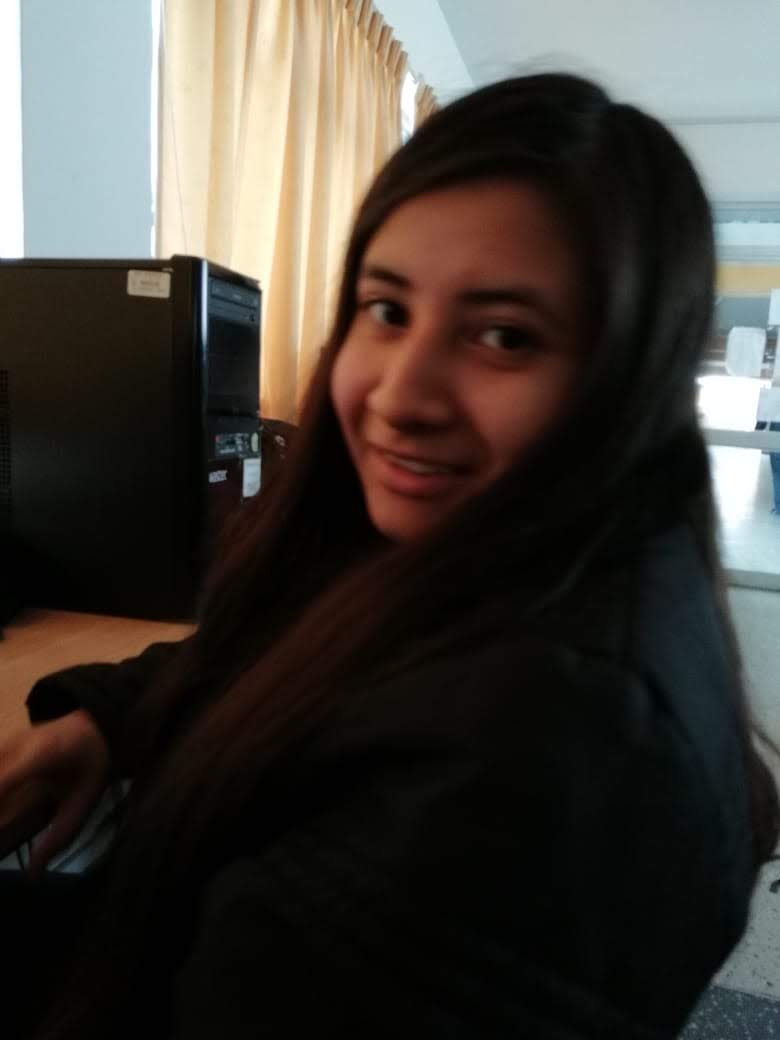
#> input picture Proyectos/Pro02DeteccionRostros/imagenes/foto.jpg, 780 x 1040 px
$ jupyter execute deteccion_rostros.ipynb
#> lines starting #> are read from the running program, lines starting #| are printed output that depends on the picture; after the words box and inside, x2 and y2 are one past the last pixel; in counts of white or black regions, pixels touching at a corner belong together
### Proyectos/Pro02DeteccionRostros/detector/detector_de_rostros.py
import cv2

class DetectorRostro:
    def __init__(self,rutaCascadaRostros):
        # cargar el detector de rostros
        self.cascadaRostro = cv2.CascadeClassifier(rutaCascadaRostros)

    def detectar(self,imagen,factorEscala = 1.1, vecMin = 5,tamMin = (30,30)):
        # detectar los rostros en la imagen
        rects = self.cascadaRostro.detectMultiScale(imagen, scaleFactor = factorEscala,
            minNeighbors = vecMin, minSize = tamMin, flags = cv2.CASCADE_SCALE_IMAGE)

        # devolver los rectangulos representando los cuadros en los
        # que se enmarcan la imagen
        return rects

### Proyectos/Pro02DeteccionRostros/deteccion_rostros.ipynb
# Deteccion de rostros

## Importar librerías

[cell 1]
from detector.detector_de_rostros import DetectorRostro
import matplotlib.pyplot as plt
import cv2

## Función para mostrar imagen

[cell 2]
def mostrar_imagen(titulo, imagen):
 imagen = cv2.cvtColor(imagen,cv2.COLOR_BGR2RGB)
 plt.imshow(imagen)
 plt.title(titulo)
 plt.grid(False)
 plt.show()

## Diccionario de argumentos

[cell 3]
args = {"imagen1":"imagenes/foto.jpg","imagen2":"imagenes/foto2.png",
            "rostro":"cascadas/haarcascade_frontalface_default.xml"}

## Carga la primera imagen y la muestra

[cell 4]
imagen1 = cv2.imread(args["imagen1"])
#> imagen1 is the input picture: shape (1040, 780, 3); mean B, G, R 55.9, 61.2, 66
mostrar_imagen("Original",imagen1)

### Convertir la imagen a escala de grises

[cell 5]
gris = cv2.cvtColor(imagen1,cv2.COLOR_BGR2GRAY)
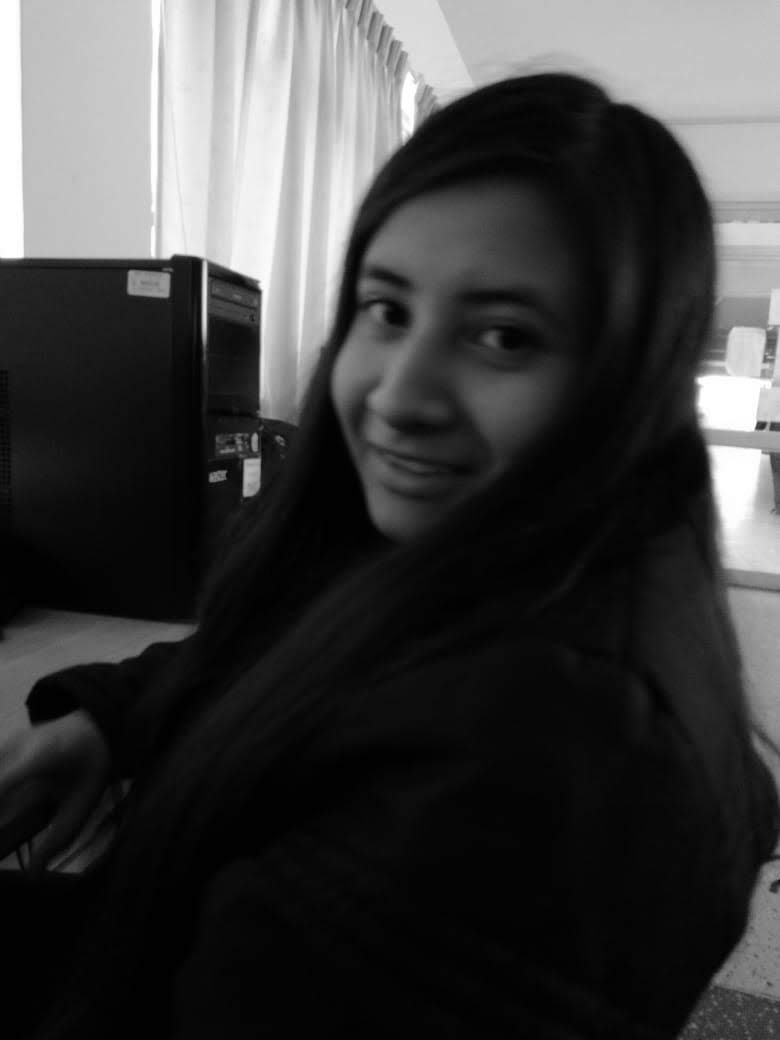
#> gris: shape (1040, 780); min 0, max 255, mean 62
mostrar_imagen("Escala de grises",gris)

### Encontrar los rostros en la imagen

[cell 6]
dr = DetectorRostro(args["rostro"])
rectRostros = dr.detectar(gris,factorEscala=1.1, vecMin=5, tamMin=(30, 30))
#> in detectar, `rects = self.cascadaRostro.detectMultiScale(imagen, scaleFactor = fact..`: rects = [[292, 212, 276, 276]]
#> rectRostros = [[292, 212, 276, 276]]
print("Se encontró {} rostro(s)".format(len(rectRostros)))
#| Se encontró 1 rostro(s)

### Dibujar los rectángulos sobre los rostros

[cell 7]
for(x , y, w, h) in rectRostros:
    cv2.rectangle(imagen1,(x,y),(x+w,y+h),(0,255,0),2)
#> this loop made 1 pass
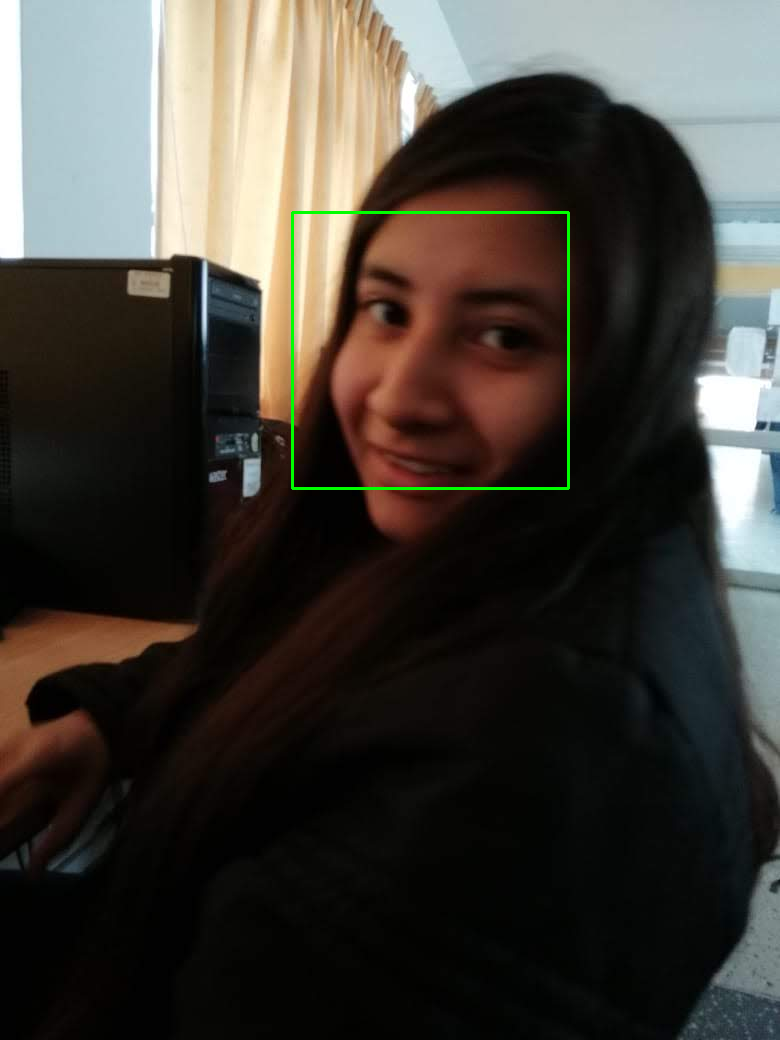
#> imagen1: shape (1040, 780, 3); 0.41% of pixels changed, all inside (x1, y1, x2, y2) = (291, 211, 570, 490)

[cell 8]
mostrar_imagen("Rostros",imagen1)

## Carga la segunda imagen y la muestra

[cell 9]
imagen2 = cv2.imread(args["imagen2"])
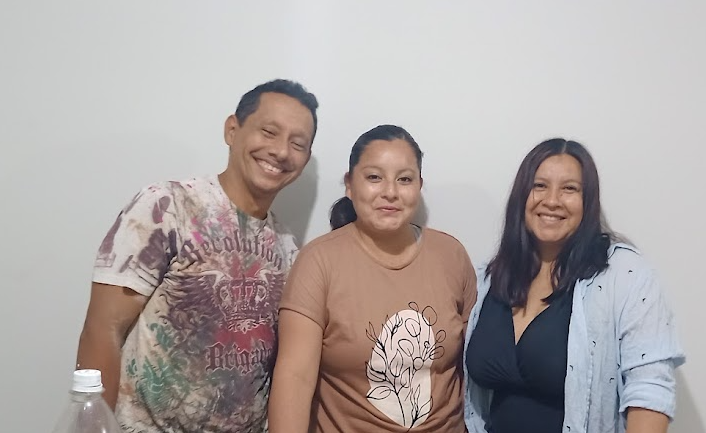
#> input picture Proyectos/Pro02DeteccionRostros/imagenes/foto2.PNG, 706 x 433 px, found by its file name
#> imagen2 is the input picture: shape (433, 706, 3); mean B, G, R 162.5, 164.1, 172.6
mostrar_imagen("Original",imagen2)

### Convertir la imagen a escala de grises

[cell 10]
gris = cv2.cvtColor(imagen2,cv2.COLOR_BGR2GRAY)
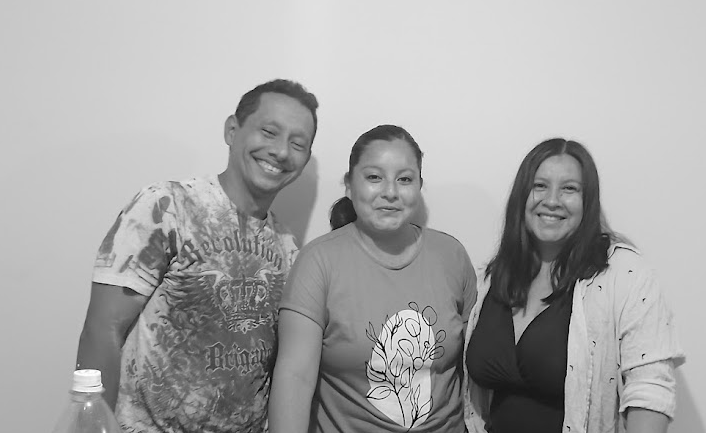
#> gris: shape (433, 706); min 0, max 255, mean 166.4
mostrar_imagen("Escala de grises",gris)

### Encontrar los rostros en la imagen

[cell 11]
dr = DetectorRostro(args["rostro"])
rectRostros = dr.detectar(gris,factorEscala=1.1, vecMin=5, tamMin=(30, 30))
#> rectRostros = [[518, 158, 75, 75], [347, 144, 85, 85], [240, 102, 86, 86]]
print("Se encontró {} rostro(s)".format(len(rectRostros)))
#| Se encontró 3 rostro(s)

### Dibujar los rectángulos sobre los rostros

[cell 12]
for(x , y, w, h) in rectRostros:
    cv2.rectangle(imagen2,(x,y),(x+w,y+h),(0,255,0),2)
#> this loop made 3 passes
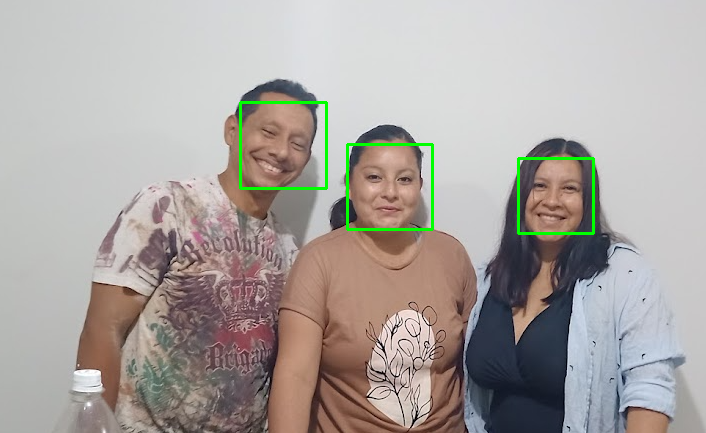
#> imagen2: shape (433, 706, 3); 0.96% of pixels changed, all inside (x1, y1, x2, y2) = (239, 101, 595, 235)

[cell 13]
mostrar_imagen("Rostros",imagen2)
